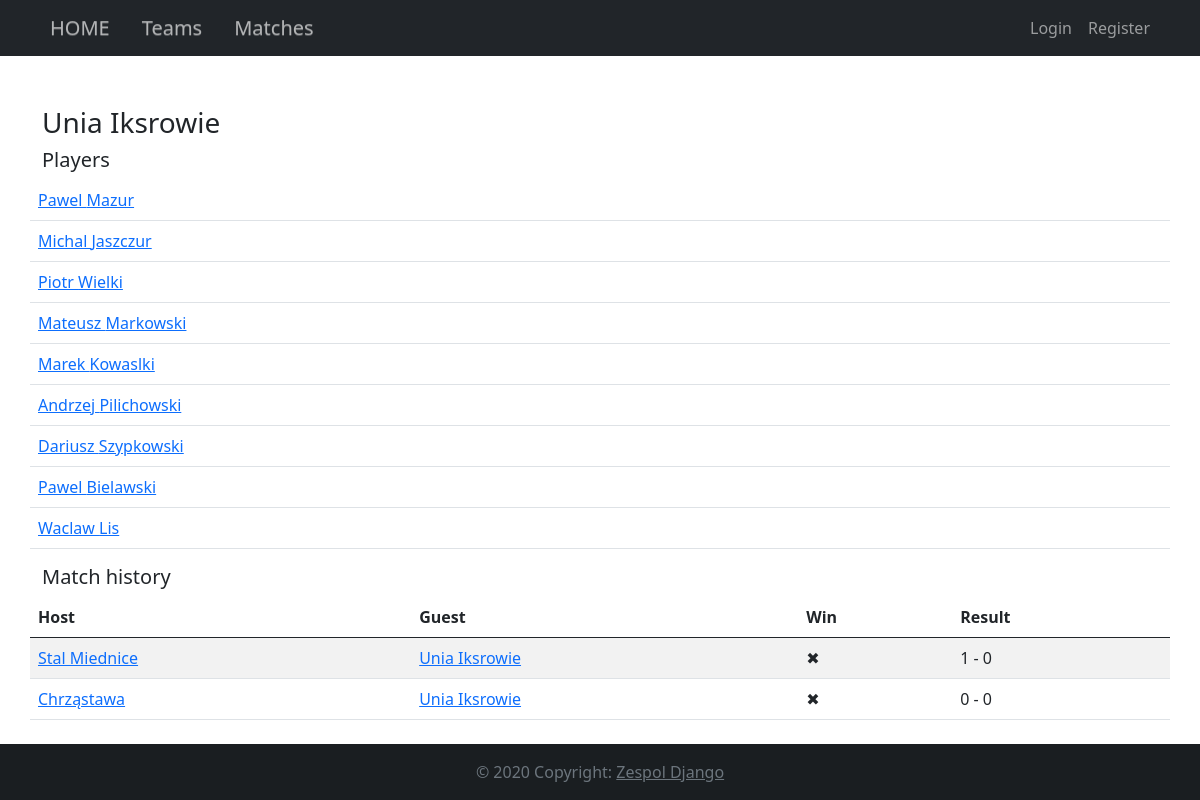
Before: /team/8/ with the older database file.
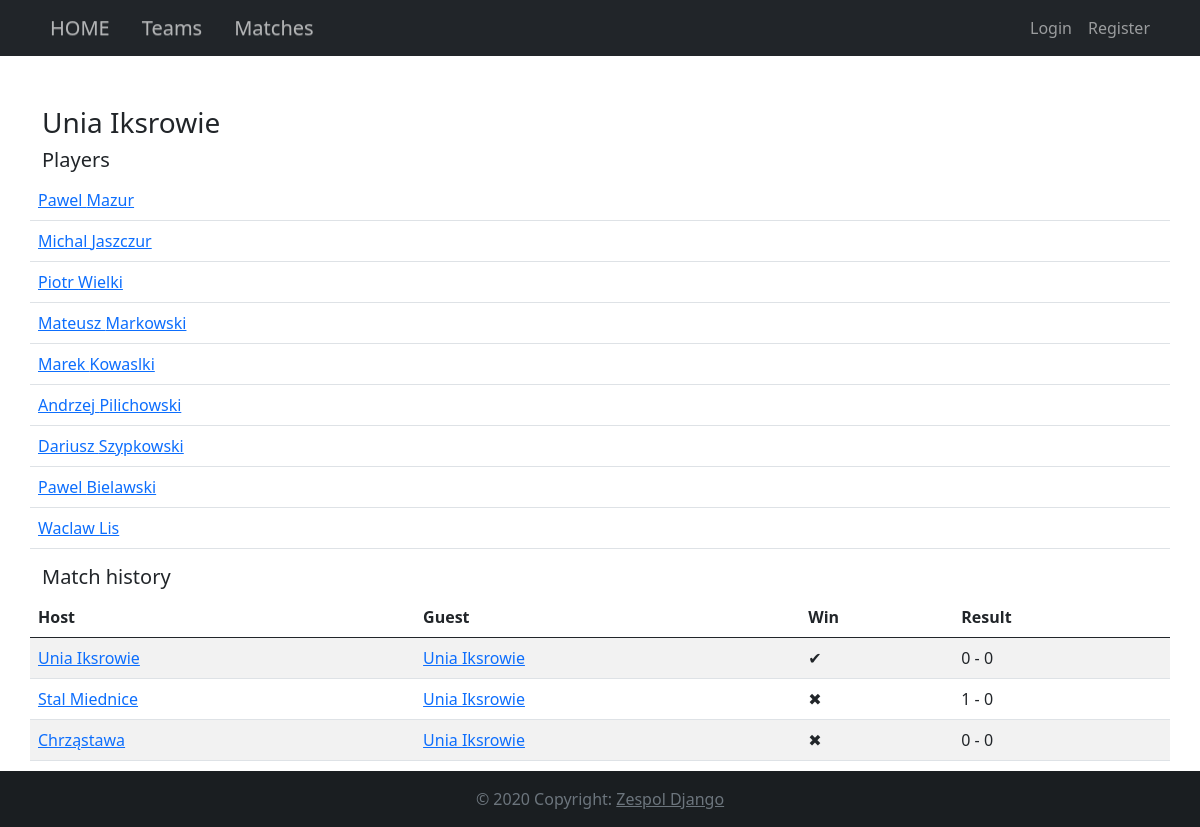
After: the same page with the newer database file.
### football_league/models.py (models this page shows, shortened)
class Player(models.Model):
    team = models.ForeignKey(Team, on_delete=models.CASCADE)
    name = models.CharField(max_length=25, validators=[RegexValidator('^[a-zA-Z]+$', message="Only Letters")])
    surname = models.CharField(max_length=25, validators=[RegexValidator('^[a-zA-Z]+$', message="Only Letters")])
    birth_date = models.DateTimeField('date of birth')

class Match(models.Model):
    host = models.ForeignKey(Team, on_delete=models.CASCADE, related_name="host")
    guest = models.ForeignKey(Team, on_delete=models.CASCADE, related_name="guest")
    round = models.ForeignKey(Round, on_delete=models.CASCADE)
    did_host_win = models.BooleanField(default=True)

class Team(models.Model):
    name = models.CharField(max_length=100, validators=[RegexValidator('^[a-zA-Z]+$', message="Only Letters")])
    league = models.ForeignKey(League, on_delete=models.CASCADE)
    def __str__(self):
        return self.name

### football_league/views.py (the view)
# urls.py: path('team/<int:pk>/', views.DetailTeamView.as_view(), name='team_detail'),
class DetailTeamView(generic.DetailView):
    template_name = 'football_league/Team/team_details.html'
    model = Team
    context_object_name = 'team'
    def get_context_data(self, **kwargs):
        context = super().get_context_data(**kwargs)
        team = get_object_or_404(Team, pk=self.kwargs['pk'])
        match_history = Match.objects.filter(Q(host=team) | Q(guest=team))
        match_results = []
        for match in match_history:
            result = getMatchResult(match)
            match_results.append("{} - {}".format(str(result['host']), str(result['guest'])))
        context['matchHistory'] = match_history
        context['matchResults'] = match_results
        return context

### football_league/templatetags/index.py (called while the page is built)
@register.filter
def index(indexable, i):
    return indexable[i]

### football_league/views.py (called while the page is built)
def getMatchResult(match):
    stats = Statistic.objects.filter(Q(match=match))
    goals_host = 0
    goals_guest = 0
    for s in stats:
        if match.host == s.player.team:
            goals_host += s.goals
        else:
            goals_guest += s.goals
    return {'host': goals_host, 'guest': goals_guest}

### football_league/templates/football_league/Team/team_details.html
{% extends 'football_league/base.html' %}
{% block content %}
{% load index %}
    <h3>{{ team.name }}</h3>
    <br>
    <h5>Players</h5>
    <table class="table table-hover">
    {% for player in team.player_set.all %}
        <tr><td><a href="{% url 'football_league:player_detail' player.id %}">{{ player.name }} {{ player.surname }}</a></td></tr>
    {% endfor %}
    </table>
    <h5>Match history</h5>
    <table class="table table-striped table-hover">
        <thead class="thead-dark">
    <tr>
        <th>Host</th>
        <th>Guest</th>
        <th>Win</th>
        <th>Result</th>
    </tr>
    </thead>
    <tbody>
    {% for match in matchHistory %}
        <tr>
            <td><a href="{% url 'football_league:team_detail' match.host.id %}">{{ match.host }} </a></td>
            <td><a href="{% url 'football_league:team_detail' match.guest.id %}">{{ match.guest }} </a></td>
            <td>{%with host=match.host guest=match.guest hostWin=match.did_host_win%}
                {% if host == team and hostWin or guest == team and not hostWin %}✔
                {%else%}✖
                {%endif%}
            {%endwith%}
            </td>
            <td>{{ matchResults|index:forloop.counter0 }}</td>
        </tr>
    {% endfor %}
    </tbody>
    </table>
{% endblock %}

Changed rows visible on the page:
added Match: host "Unia Iksrowie", guest "Unia Iksrowie", counter0 "0 - 0"
